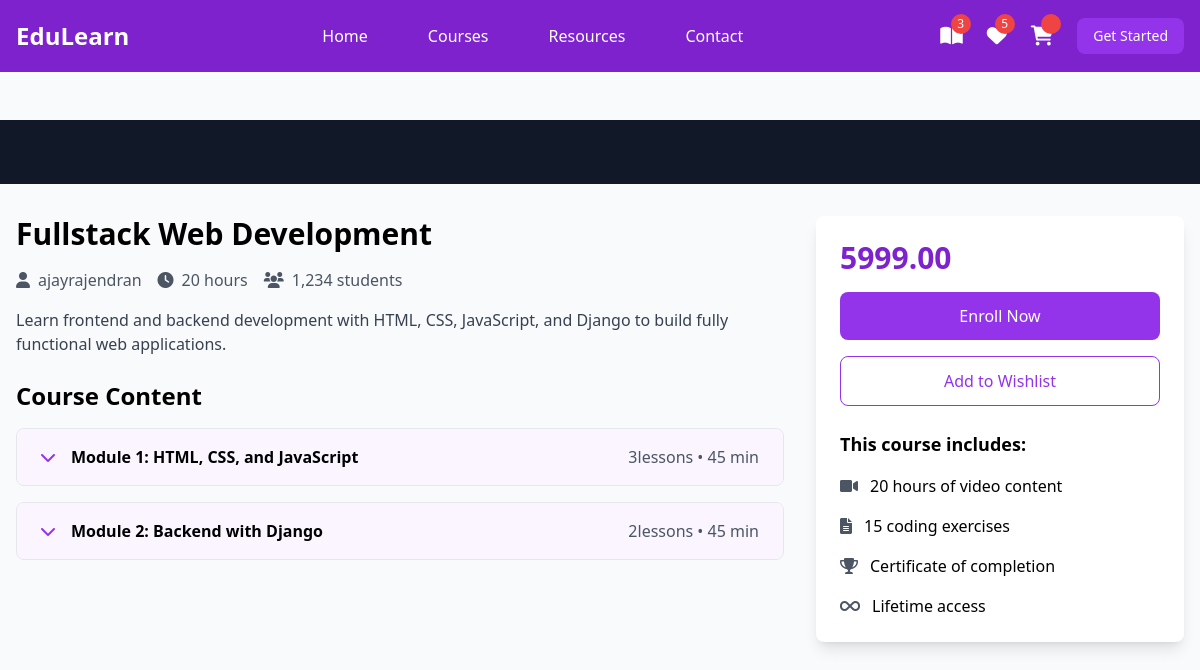
/student/courses/6/, run on the app's committed database.
### instructor/models.py (models this page shows, shortened)
class Course(models.Model):
    title=models.CharField(max_length=200)
    description=models.TextField()
    price=models.DecimalField(decimal_places=2,max_digits=7)
    owner=models.ForeignKey(User,on_delete=models.SET_NULL,related_name="courses",null=True)
    is_free=models.BooleanField(default=False)
    picture=models.ImageField(upload_to="courseimages",null=True,blank=True,default="courseimages/default.png")
    thumbnail=EmbedVideoField()
    category_objects=models.ManyToManyField(Category)
    created_at=models.DateTimeField(auto_now_add=True)
    updated_at=models.DateTimeField(auto_now=True)

class User(AbstractUser):
    ROLE_CHOICES =(
        ("instructor","Instructor"),
        ("student","Student")
    )
    role=models.CharField(max_length=20,choices=ROLE_CHOICES,default="student")

class Module(models.Model):
    title=models.CharField(max_length=200)
    course_object=models.ForeignKey(Course,on_delete=models.CASCADE,related_name="modules")
    order=models.PositiveIntegerField()

### student/views.py (the view)
# urls.py: path('courses/<int:pk>/',views.CourseDetailView.as_view(),name="course-detail"),
class CourseDetailView(View):
    def get(self,request,*args,**kwargs):
        id=kwargs.get("pk")
        course_instance=Course.objects.get(id=id)
        return render(request,"course_detail.html",{"coursedetail":course_instance})

### student/templates/course_detail.html (shortened to what this page needs)
{%extends 'base.html'%} {%block mainblock%} {% load embed_video_tags %}
<div class="pt-20">
  <div class="bg-gray-900 w-full">
    <div class="max-w-screen-xl mx-auto px-4 py-8">
    </div>
  </div>
  <div
    class="max-w-screen-xl mx-auto px-4 py-8 grid grid-cols-1 lg:grid-cols-3 gap-8"
  >
    <div class="lg:col-span-2">
      <h1 class="text-3xl font-bold mb-4">{{coursedetail.title}}</h1>
      <div class="flex items-center mb-4 text-gray-600">
        <span class="mr-4"
          ><i class="fas fa-user mr-2"></i>{{coursedetail.owner}}</span
        >
        <span class="mr-4"><i class="fas fa-clock mr-2"></i>20 hours</span>
        <span><i class="fas fa-users mr-2"></i>1,234 students</span>
      </div>
      <p class="text-gray-700 mb-6">{{coursedetail.description}}</p>
      <div class="space-y-4">
        <h2 class="text-2xl font-bold mb-4">Course Content</h2>
        {%for module in coursedetail.modules.all%}
        <div class="border rounded-lg overflow-hidden">
          <button
            class="w-full px-6 py-4 bg-purple-50 hover:bg-purple-100 flex items-center justify-between"
            onclick="toggleModule('module{{forloop.counter}}')"
          >
            <div class="flex items-center">
              <i class="fas fa-chevron-down mr-4 text-purple-600"></i>
              <span class="font-semibold"
                >Module {{forloop.counter}}: {{module.title}}
              </span>
            </div>
            <span class="text-gray-600"
              >{{module.lessons.all.count}}lessons • 45 min</span
            >
          </button>
        </div>
        {%endfor%}
      </div>
    </div>
    <div class="lg:col-span-1">
      <div class="bg-white p-6 rounded-lg shadow-lg sticky top-24">
        <div class="text-3xl font-bold mb-4 text-purple-700">
          {{coursedetail.price}}
        </div>
        <a href="{%url 'add-to-cart' coursedetail.id%}">
          <button
            class="w-full bg-purple-600 text-white py-3 rounded-lg mb-4 hover:bg-purple-700 transition duration-300"
          >
            Enroll Now
          </button>
        <a>
        <button
          class="w-full border border-purple-600 text-purple-600 py-3 rounded-lg mb-6 hover:bg-purple-50 transition duration-300"
        >
          Add to Wishlist
        </button>
        <div class="space-y-4">
          <h3 class="font-bold text-lg">This course includes:</h3>
          <div class="flex items-center">
            <i class="fas fa-video mr-3 text-gray-600"></i>
            <span>20 hours of video content</span>
          </div>
          <div class="flex items-center">
            <i class="fas fa-file-alt mr-3 text-gray-600"></i>
            <span>15 coding exercises</span>
          </div>
          <div class="flex items-center">
            <i class="fas fa-trophy mr-3 text-gray-600"></i>
            <span>Certificate of completion</span>
          </div>
          <div class="flex items-center">
            <i class="fas fa-infinity mr-3 text-gray-600"></i>
            <span>Lifetime access</span>
          </div>
        </div>
      </div>
    </div>
  </div>
</div>
{%endblock%}

### data on the page
Course: title "Fullstack Web Development", owner "ajayrajendran", description "Learn frontend and backend development with HTML, CSS, JavaScript, and Django to build fully functional web applications.", price "5999.00"
Module: title "HTML, CSS, and JavaScript", lessons.all.count "3"
Module: title "Backend with Django", lessons.all.count "2"
